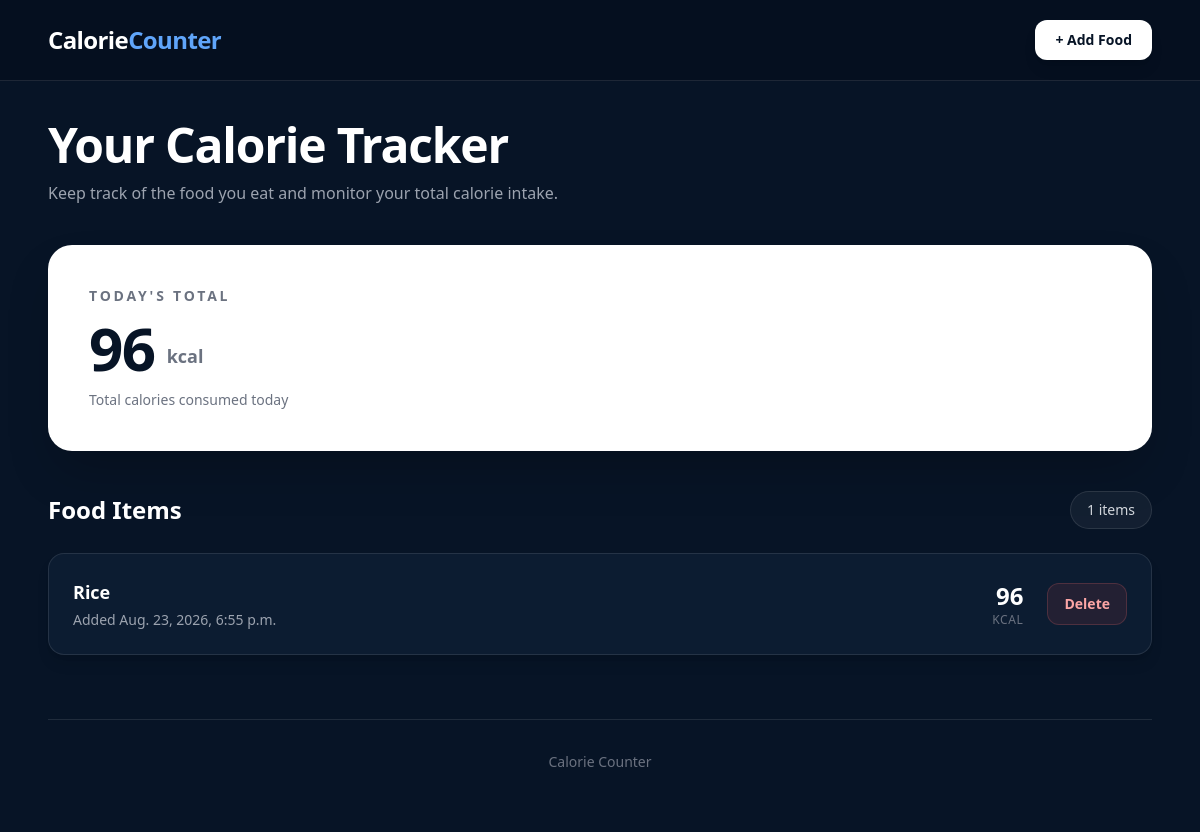
The app's page /, older data.
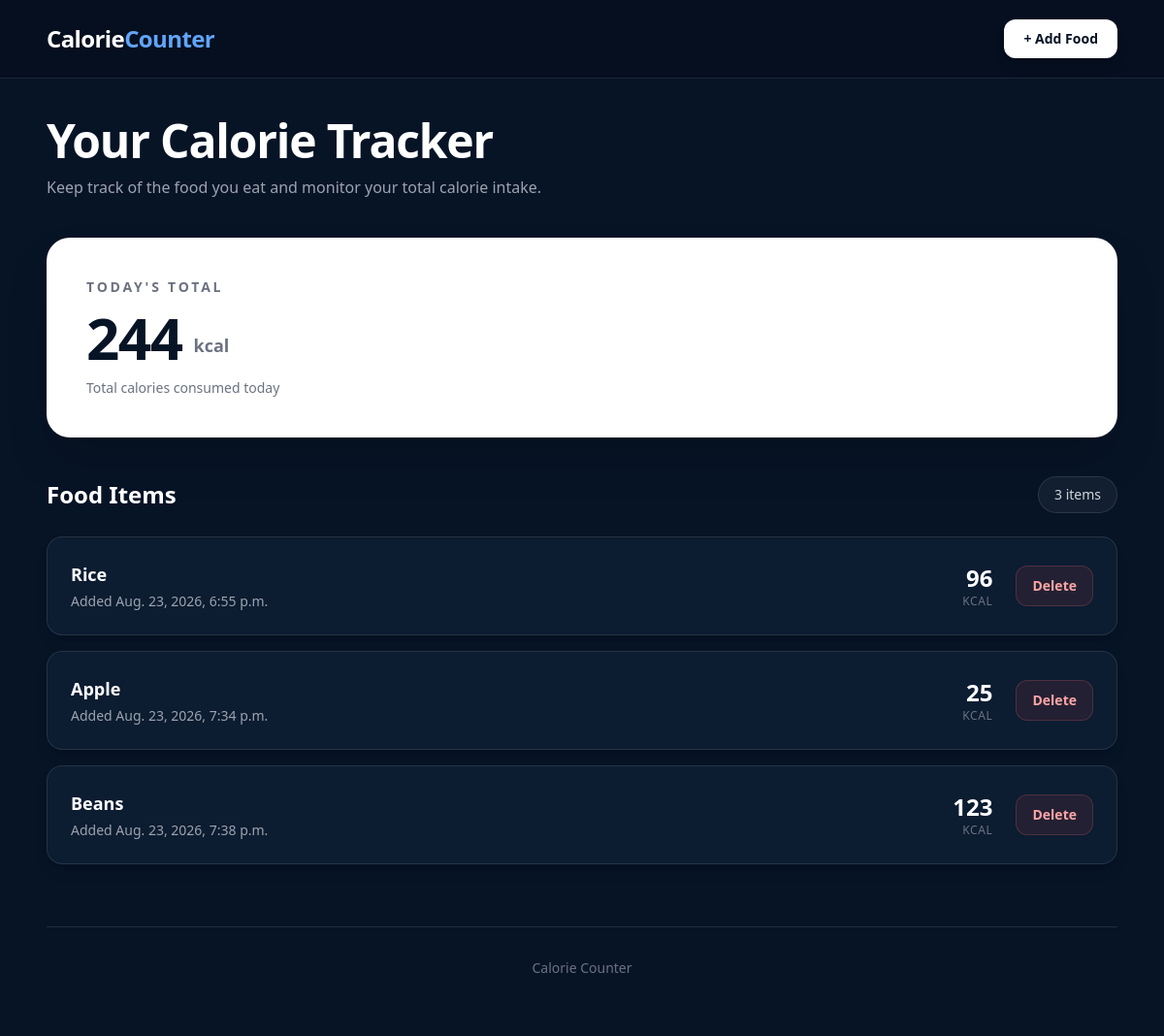
The same page, newer data.
### counter/models.py (models this page shows, shortened)
class Food(models.Model):
    name = models.CharField(max_length=100)
    calories = models.IntegerField()
    date_added = models.DateTimeField(auto_now_add=True)

### counter/views.py (the view)
# urls.py: 2. Add a URL to urlpatterns:  path('', views.home, name='home')
def home(request):
    foods = Food.objects.all()
    total_calories = sum(food.calories for food in foods)
    return render(
        request, 'home.html',
        {
            'foods': foods,
            'total_calories': total_calories,
        }
    )

### counter/templates/home.html (shortened to what this page needs)
<!DOCTYPE html>
<html lang="en">
<head>
    <script src="https://cdn.tailwindcss.com"></script>
</head>
<body class="min-h-screen bg-[#071426] text-white">
    <header class="border-b border-white/10 bg-[#050f1f]">
        <div class="mx-auto flex max-w-6xl items-center justify-between px-6 py-5">
            <h1 class="text-2xl font-bold tracking-tight">
                Calorie<span class="text-blue-400">Counter</span>
            </h1>
            <a
                href="{% url 'add_food' %}"
                class="rounded-xl bg-white px-5 py-2.5 text-sm font-semibold text-[#071426] shadow-lg transition duration-200 hover:bg-blue-100">
                + Add Food
            </a>
        </div>
    </header>
    <main class="mx-auto max-w-6xl px-6 py-10">
        <div class="mb-10">
            <h2 class="text-4xl font-bold tracking-tight sm:text-5xl">
                Your Calorie Tracker
            </h2>
            <p class="mt-3 max-w-2xl text-gray-400">
                Keep track of the food you eat and monitor your total calorie
                intake.
            </p>
        </div>
        <section class="mb-10 overflow-hidden rounded-3xl border border-white/10 bg-white p-8 text-[#071426] shadow-2xl sm:p-10">
            <div class="flex flex-col justify-between gap-8 sm:flex-row sm:items-center">
                <div>
                    <p class="text-sm font-bold uppercase tracking-[0.2em] text-gray-500">
                        Today's Total
                    </p>
                    <div class="mt-3 flex items-end gap-3">
                        <h2 class="text-6xl font-black tracking-tight">
                            {{ total_calories }}
                        </h2>
                        <span class="mb-2 text-lg font-semibold text-gray-500">
                            kcal
                        </span>
                    </div>
                    <p class="mt-3 text-sm text-gray-500">
                        Total calories consumed today
                    </p>
                </div>
            </div>
        </section>
        <div class="mb-6 flex items-center justify-between">
            <div>
                <h2 class="text-2xl font-bold">
                    Food Items
                </h2>
            </div>
            <span class="rounded-full border border-white/10 bg-white/5 px-4 py-2 text-sm font-medium text-gray-300">
                {{ foods|length }} items
            </span>
        </div>
        {% if foods %}
            <div class="space-y-4">
                {% for food in foods %}
                    <div class="group rounded-2xl border border-white/10 bg-[#0c1c31] p-6 shadow-lg transition duration-300 hover:-translate-y-1 hover:border-blue-400/30 hover:bg-[#10233d] hover:shadow-xl">
                        <div class="flex flex-col gap-5 sm:flex-row sm:items-center sm:justify-between">
                            <div class="flex items-center gap-4">
                                <div>
                                    <h3 class="text-lg font-bold text-white">
                                        {{ food.name }}
                                    </h3>
                                    <p class="mt-1 text-sm text-gray-400">
                                        Added {{ food.date_added }}
                                    </p>
                                </div>
                            </div>
                            <div class="flex items-center justify-between gap-6 sm:justify-end">
                                <div class="text-right">
                                    <p class="text-2xl font-bold text-white">
                                        {{ food.calories }}
                                    </p>
                                    <p class="text-xs font-medium uppercase tracking-wider text-gray-500">
                                        kcal
                                    </p>
                                </div>
                                <a
                                    href="{% url 'delete_food' food.id %}"
                                    class="rounded-xl border border-red-400/20 bg-red-500/10 px-4 py-2.5 text-sm font-semibold text-red-300 transition duration-200 hover:bg-red-500 hover:text-white"  >
                                    Delete
                                </a>
                            </div>
                        </div>
                    </div>
                {% endfor %}
            </div>
        {% endif %}
        <footer class="mt-16 border-t border-white/10 py-8 text-center">
            <p class="text-sm text-gray-500">
                Calorie Counter
            </p>
        </footer>
    </main>
</body>
</html>

Row changes from the older to the newer data that the page shows:
added Food: name "Apple", date_added "Aug. 23, 2026, 7:34 p.m.", calories "25"
added Food: name "Beans", date_added "Aug. 23, 2026, 7:38 p.m.", calories "123"
Text that changed along with them:
{{ total_calories }}: "96" → "244"
{{ foods|length }}: "1" → "3"
